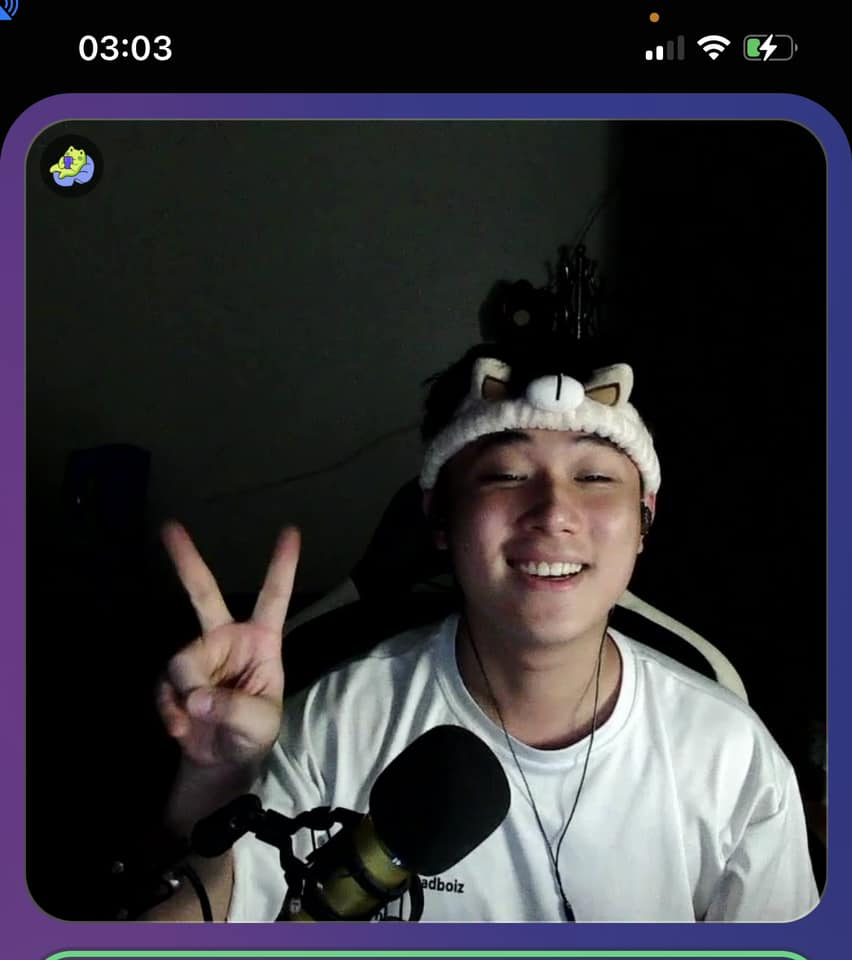
#> input picture baitapngay/bai2/image.jpg, 852 x 960 px
$ python gausian.py   (older library calls are emulated)
#> lines starting #> are read from the running program, lines starting #| are printed output that depends on the picture
import cv2
import numpy as np
import matplotlib.pyplot as plt
import os

# Load the image in grayscale mode
image = cv2.imread('image.jpg', cv2.IMREAD_GRAYSCALE)
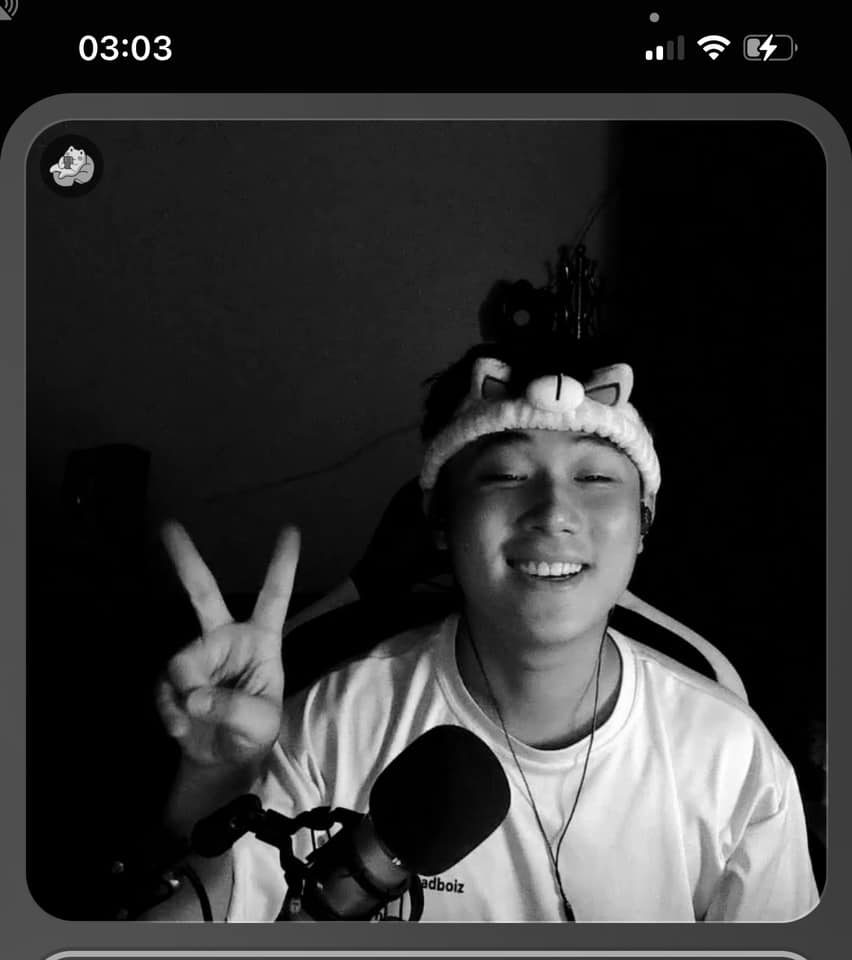
#> image: shape (960, 852); min 0, max 255, mean 51

save_directory = f'./data/image_tranform'
if not os.path.exists(save_directory):
    os.makedirs(save_directory)


# Sobel operator
sobel_x = cv2.Sobel(image, cv2.CV_64F, 1, 0, ksize=3)  # Gradient in x-direction
sobel_y = cv2.Sobel(image, cv2.CV_64F, 0, 1, ksize=3)  # Gradient in y-direction
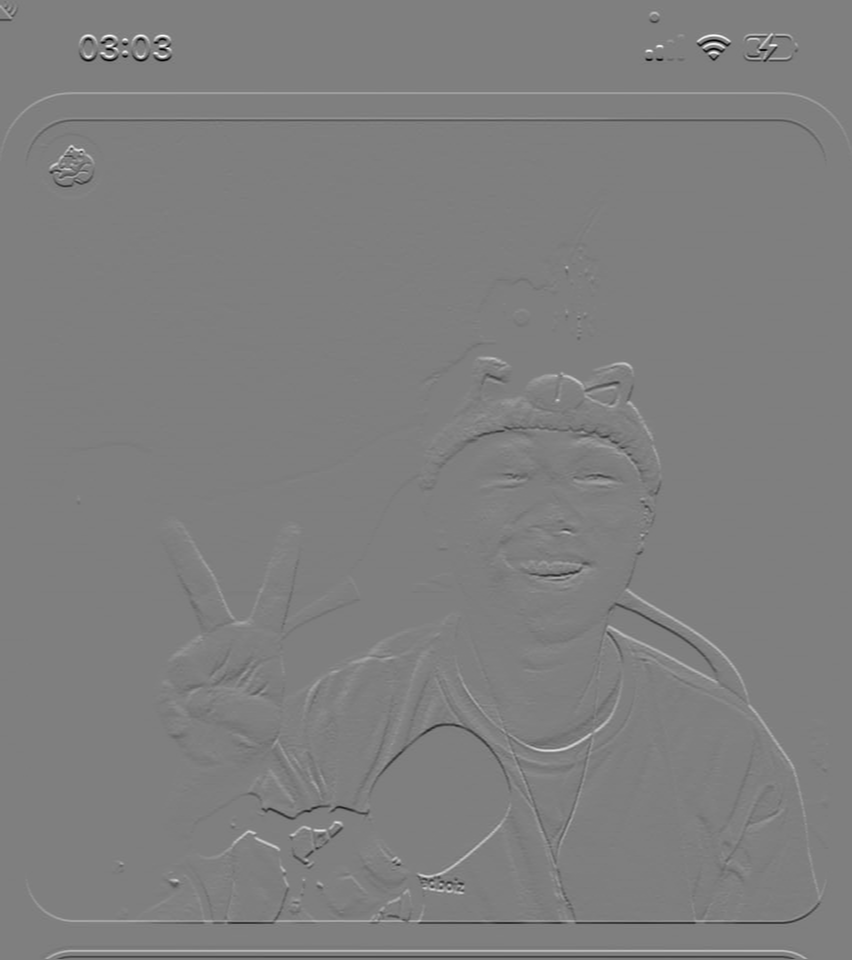
#> sobel_y: shape (960, 852) float64; min -1017, max 1020, mean 0.5; drawn with min black and max white
sobel_combined = cv2.magnitude(sobel_x, sobel_y)  # Combine both gradients
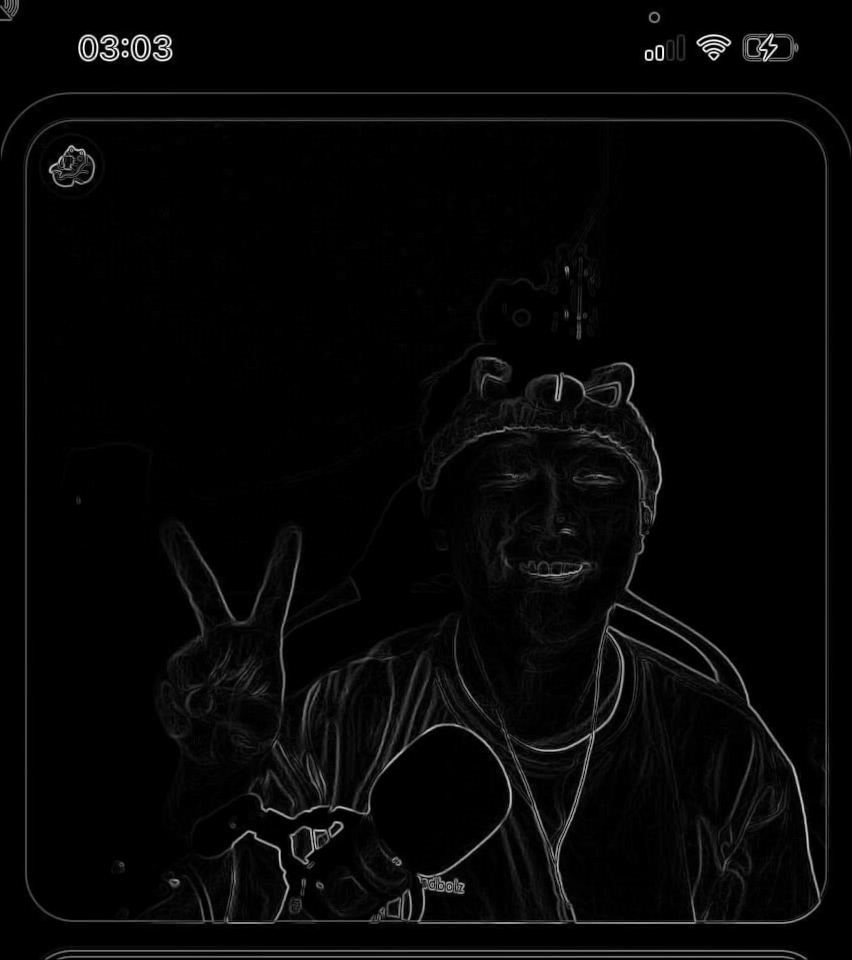
#> sobel_combined: shape (960, 852) float64; min 0, max 1034.1, mean 25.9; drawn with min black and max white
cv2.imwrite("data/image_tranform/sobel.jpg", sobel_combined)
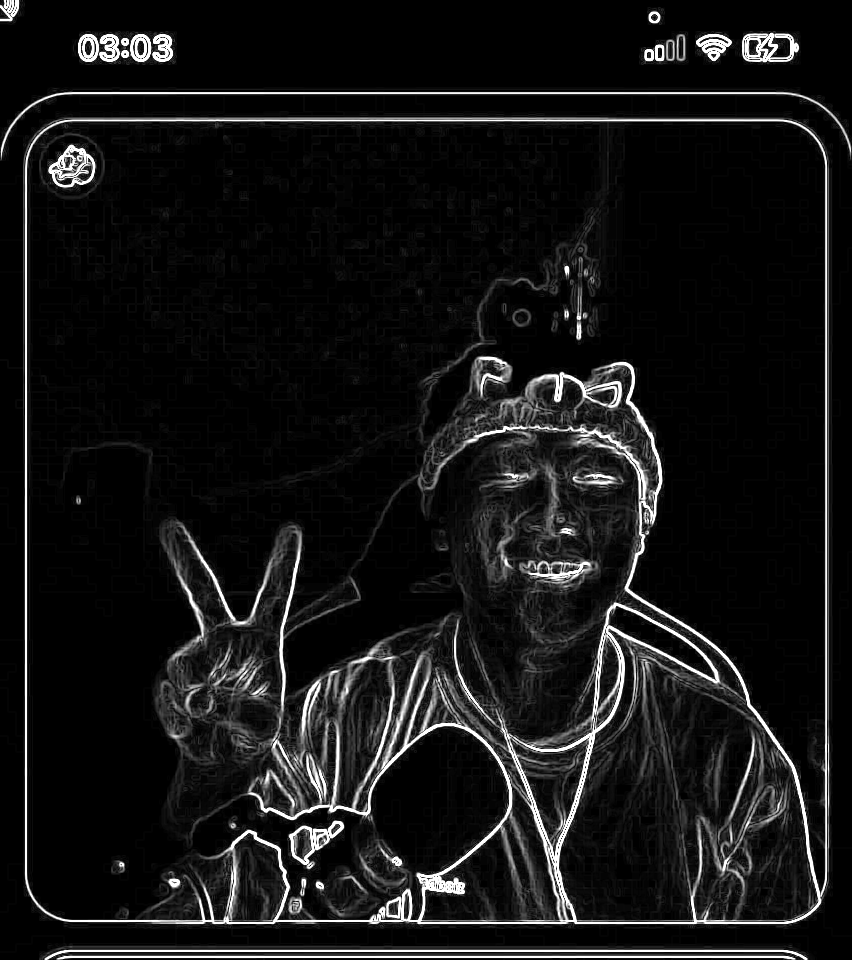
#> saved as sobel.jpg: shape (960, 852); min 0, max 255, mean 21.6


# Laplacian of Gaussian (LoG) filter
log_kernel = np.array([[0, 0, -1, 0, 0],
                       [0, -1, -2, -1, 0],
                       [-1, -2, 16, -2, -1],
                       [0, -1, -2, -1, 0],
                       [0, 0, -1, 0, 0]])

log_result = cv2.filter2D(image, -1, log_kernel)
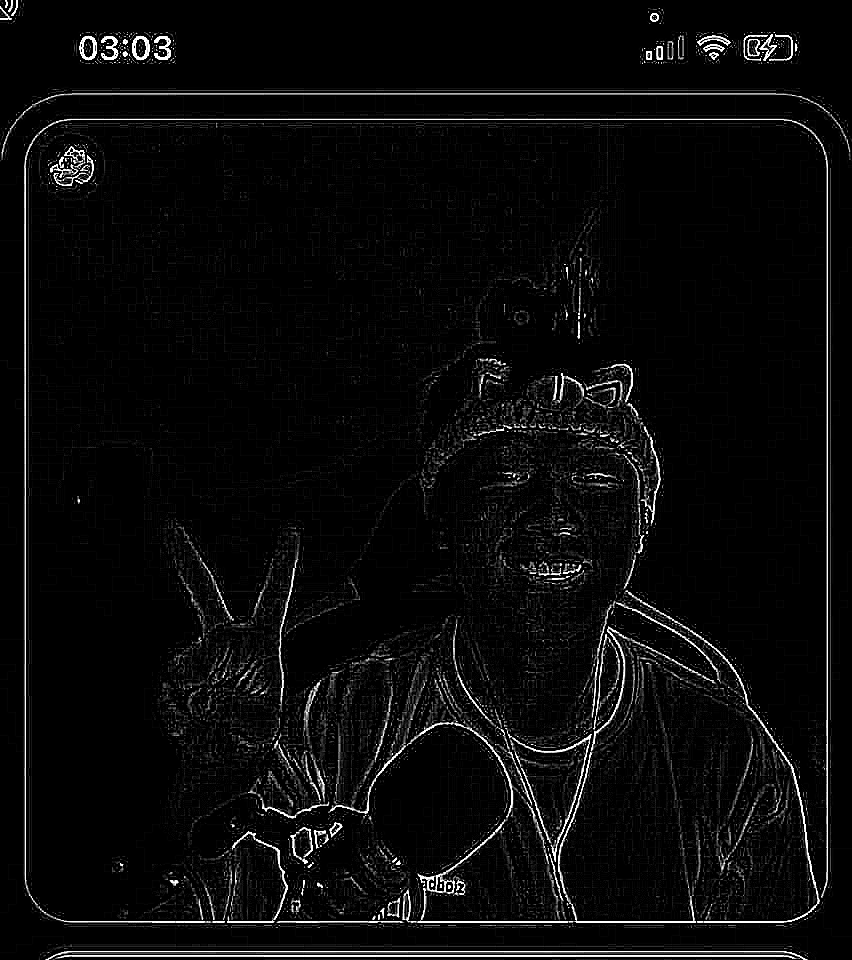
#> log_result: shape (960, 852); min 0, max 255, mean 10.6
cv2.imwrite('data/image_tranform/gaussian.jpg', log_result)

# Display the results
plt.figure(figsize=(10, 8))

plt.subplot(1, 3, 1)
plt.title('Original Image')
plt.imshow(image, cmap='gray')

plt.subplot(1, 3, 2)
plt.title('Sobel Edge Detection')
plt.imshow(sobel_combined, cmap='gray')

plt.subplot(1, 3, 3)
plt.title('Laplacian of Gaussian (LoG)')
plt.imshow(log_result, cmap='gray')

plt.tight_layout()
plt.show()
